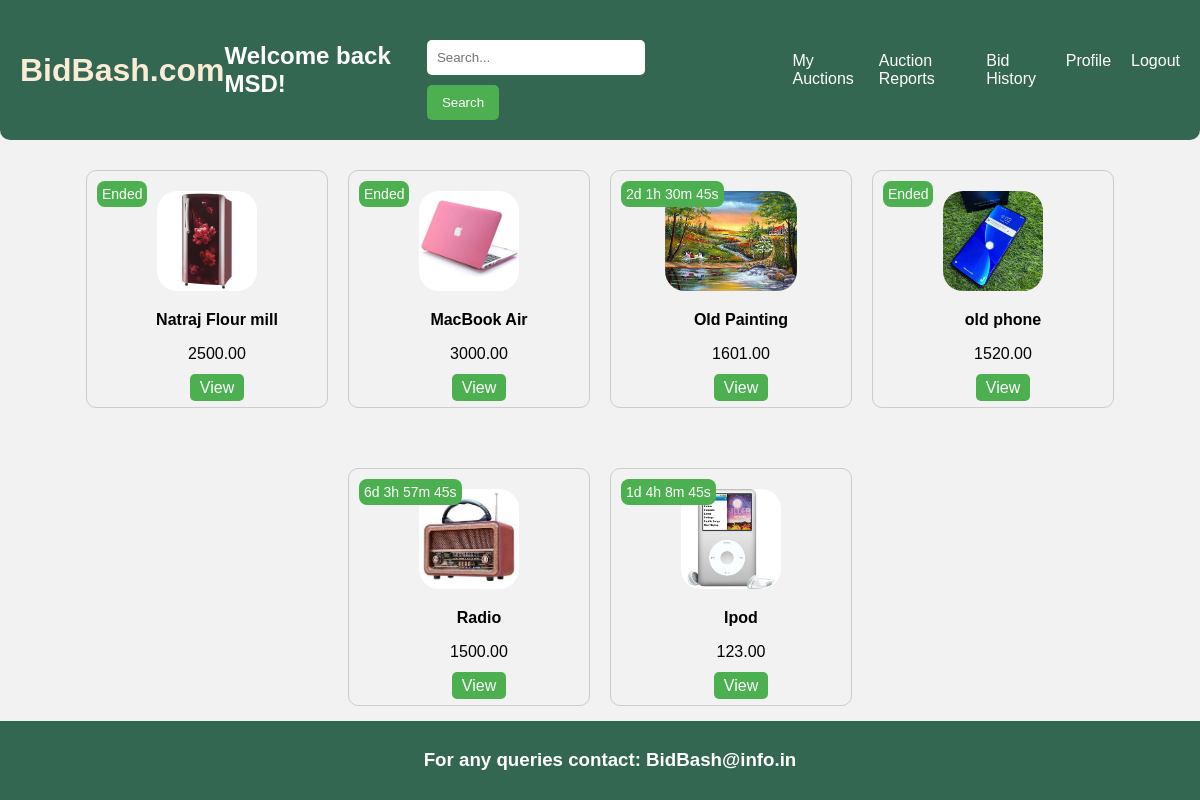
The app's page /see_more (signed in) with its own data.
### myapp/models.py (models this page shows, shortened)
class User(AbstractUser):
    contact_no = models.IntegerField(null=True)
    email = models.EmailField(max_length=254)
    first_name = models.CharField(max_length=30)
    last_name = models.CharField(max_length=30)

class AuctionItem(models.Model):
    name = models.CharField(max_length=100)
    description = models.TextField()
    category = models.CharField(max_length=100)
    seller = models.ForeignKey(User, on_delete=models.CASCADE)
    base_price = models.DecimalField(max_digits=10, decimal_places=2)
    start_time = models.DateTimeField()
    end_time = models.DateTimeField()
    highest_bid = models.DecimalField(max_digits=10, decimal_places=2, default=0)  # Set default value

class Image(models.Model):
    item = models.ForeignKey(AuctionItem, on_delete=models.CASCADE)
    image = models.ImageField(upload_to='images/')

### myapp/views.py (the view)
# urls.py: path('see_more', views.see_more, name='see_more'),
def see_more(request):
    items = AuctionItem.objects.all()
    item_image_pairs = []
    for item in items:
        image = Image.objects.filter(item=item).first()
        item_image_pairs.append((item, image))
    context = {
        'item_image_pairs': item_image_pairs,
    }
    return render(request, 'see_more.html', context)

### templates/see_more.html (shortened to what this page needs)
{% extends 'base.html' %}
{% load static %}
{% block body %}
{% if user.is_authenticated %}
<div class="product-container">
    {% for item, img in item_image_pairs %}
    <a href="{% url 'item' item.id %}" class="product-div">
        <div class="product" style="position: relative;">
            <div class="time-left-{{ item.id }}" style="position: absolute; top: 10px; left: 10px; color: white; background-color: #4CAF50; padding: 5px; border-radius: 8px; font-family: Arial, sans-serif; font-size: 14px;"></div>
            <img src="{{ img.image.url }}" alt="{{ item.name }}">
            <div class="product-details">
                <p class="product-name">{{ item.name }}</p>
                <p class="base-price">{{ item.base_price }}</p>
                <a class="bid-now" href="{% url 'item' item.id %}">View</a>
            </div>
        </div>
    </a>
    {% endfor %}
</div>
{% else %}
<script type="text/javascript">
    window.location.href = "{% url 'login' %}";
</script>
</html>
{% endif %}
{% endblock body %}

### templates/base.html (shortened to what this page needs)
<!DOCTYPE html>
<html lang="en">
<head>
    {% load static %}
    <link rel="stylesheet" href="{% static 'styles.css' %}">
</head>
<body>
    <header>
        <a href="{% url 'home' %}" style="text-decoration:none; color: antiquewhite;"><h1>BidBash.com</h1></a>
        {% if user.is_authenticated %}
        <h2>Welcome back {{ user.username }}!</h2>
        {% endif %}
        <div class="search-bar">
            <form action="{% url 'search_products' %}" method="GET">
                <input type="text" name="q" placeholder="Search...">
                <button type="submit">Search</button>
            </form>
        </div>
        <div class="menu">
            <a class="menu-icon" href="{% url 'my_auctions' %}">My Auctions</a>
            <a class="menu-icon" href="{% url 'auction_reports' %}">Auction Reports</a>
            <a class="menu-icon" href="{% url 'bid_history' %}">Bid History</a>
            <a class="menu-icon" href="{% url 'profile' %}">Profile</a>
            <a class="menu-icon" href="{% url 'logout' %}">Logout</a>
        </div>
    </header>
    <div class="content">
        {% block body %}
        {% endblock body %}
    </div>
    <footer>
        <h3>For any queries contact: BidBash@info.in</h3>
    </footer>
</body>
</html>

### static/styles.css (style rules this page uses)
body { font-family: Arial, sans-serif; margin: 0; padding: 0; background-color: #f2f2f2; }
header { background-color: #346751; color: #fff; border-radius: 0 0 10px 10px; padding: 20px; display: flex; justify-content: space-between; align-items: center; }
.search-bar { display: flex; width: 400px; }
.search-bar input[type="text"] { padding: 10px; width: 70%; border: none; border-radius: 5px; margin-right: 10px; }
.search-bar button { padding: 10px 15px; background-color: #4CAF50; color: white; border: none; border-radius: 5px; cursor: pointer; }
.menu { display: flex; }
.menu-icon { text-decoration: none; margin-left: 20px; color: #fff; }
footer { position: fixed; bottom: 0; width: 100%; background-color: #346751; color: #fff; padding: 10px; text-align: center; }
img { margin-top: 10px; width: 100%; height: 50%; border-radius: 20px; }
.product-container { display: flex; flex-wrap: wrap; justify-content: center; margin-top: -20px; }
.product { width: 220px; margin: 10px; margin-top: 50px; padding: 10px; border: 1px solid #ccc; border-radius: 10px; text-align: center; }
.product-div { text-decoration: none; color: black; }
.product img { max-width: 100%; max-height: 100px; width: auto; height: auto; object-fit: contain; }
.product-name { font-weight: bold; }
.base-price { margin-top: 5px; }
.bid-now { margin-top: 10px; padding: 5px 10px; background-color: #4CAF50; color: white; border: none; border-radius: 5px; cursor: pointer; text-decoration: none; }
.product-details { flex: 2; padding-left: 20px; }
.base-price, .highest-bid { margin-top: 10px; }
form { margin-top: 20px; }
input[type="email"], input[type="text"] { width: 100%; padding: 10px; margin-bottom: 10px; border: 1px solid #ccc; border-radius: 5px; }
button { padding: 10px 20px; background-color: #007bff; color: #fff; border: none; border-radius: 5px; cursor: pointer; }

### records on screen
User: username "MSD"
AuctionItem: image (picture), name "Natraj Flour mill", base_price "2500.00"
AuctionItem: image (picture), name "MacBook Air", base_price "3000.00"
AuctionItem: image (picture), name "Old Painting", base_price "1601.00"
AuctionItem: image (picture), name "old phone", base_price "1520.00"
AuctionItem: image (picture), name "Radio", base_price "1500.00"
AuctionItem: image (picture), name "Ipod", base_price "123.00"
